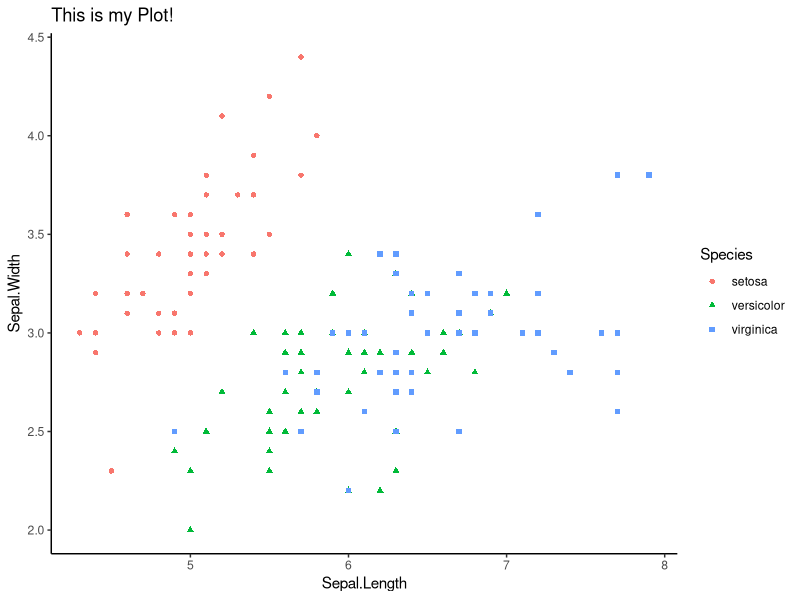

Recreate this plot in R.
## ---- chunk 1
library(ggplot2)
## ---- chunk 2
ggplot(iris) +
  geom_point(
    aes(
      x = Sepal.Length,
      y = Sepal.Width,
      color = Species,
      shape = Species
      )
    ) +
  theme_classic() +
  labs(
    title = "This is my Plot!"
    )
